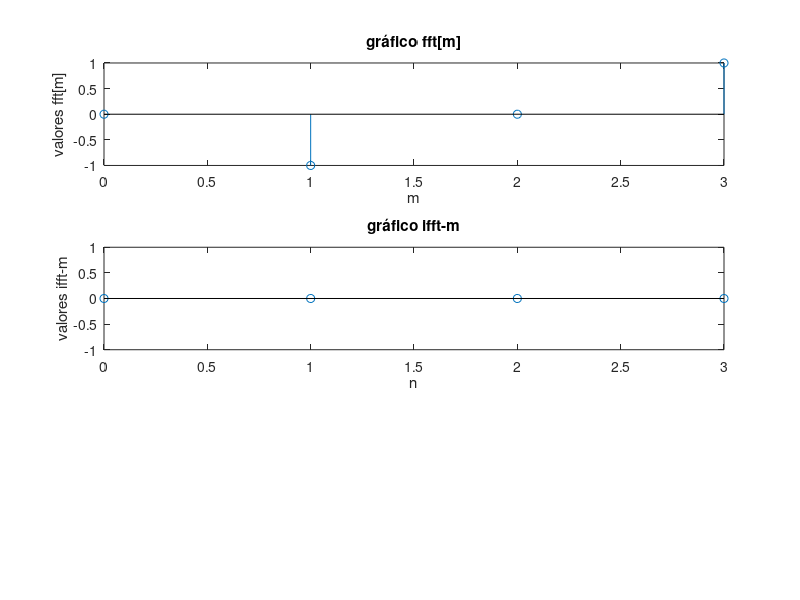

Source code (MATLAB):

fft = [0 -1 0 1]
n_1 = 0:1:3

subplot(311)
stem(n_1,fft)
xlabel (sprintf ("m"));
ylabel (sprintf ("valores fft[m]"));
title (sprintf ("gráfico fft[m]"));

ifft_x_n = ifft(fft,4)

subplot(312)
stem(n_1,ifft_x_n)
xlabel (sprintf ("n"));
ylabel (sprintf ("valores ifft-m"));
title (sprintf ("gráfico ifft-m"));